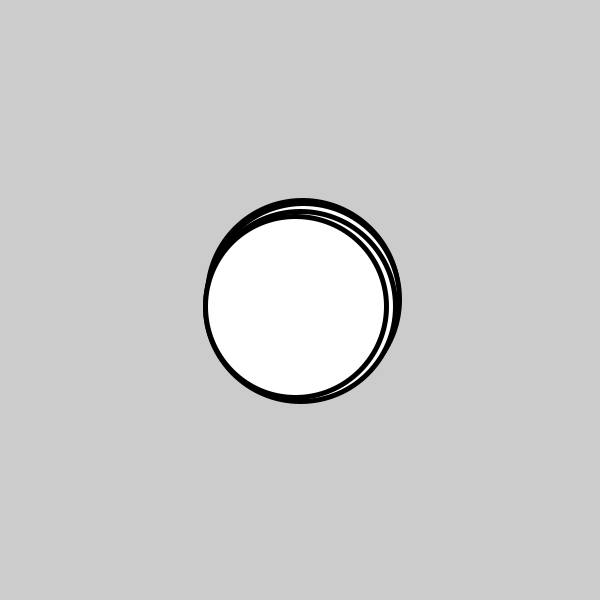
Frame 1 (no input)
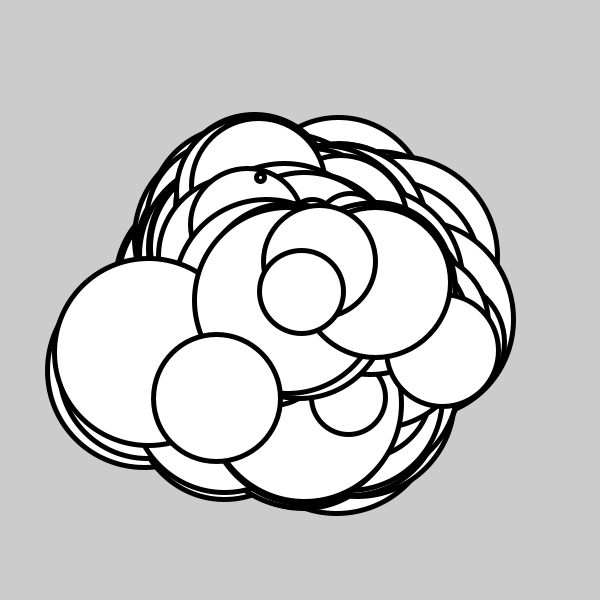
Frame 60 (the mouse pressed at the canvas centre just before this capture)
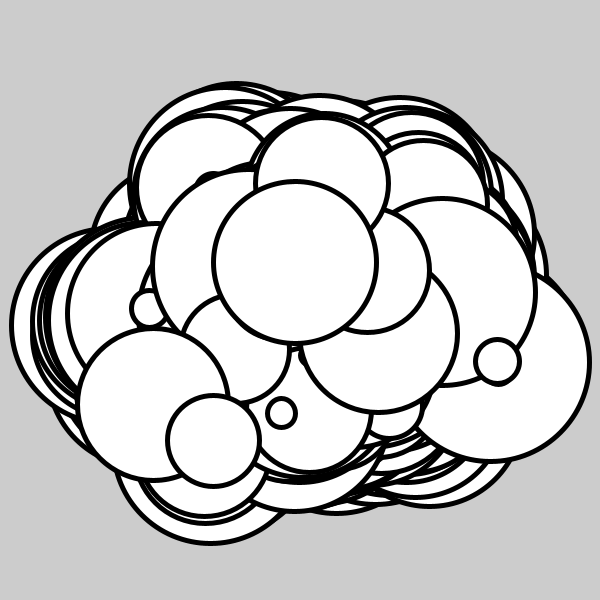
Frame 120 (the mouse held since frame 60 and released just before this capture)

The Processing sketch that drew these frames (run headless with seeded random() and noise(); from frame 60 on, the mouse is pressed at the canvas centre):

// Processing sketch: OOP_3
// ── OOP_3.pde
Mover[] myMover;
int n = 50;

void setup() {
  size(600, 600);
  myMover = new Mover[n];
  int i = 0;
  while (i < n) {
    myMover[i] = new Mover();
    i++;
  }
}

void draw() {
  int i = 0;
  while (i < n) {
    myMover[i].act();
    myMover[i].show();
    i++;
  }
}

class Mover {

  //instance avriables
  float x, y, s;

  //constructor
  Mover() {
    x = width/2;
    y = height/2;
  }

  // behavior functions
  void show() {
    stroke(0);
    fill(255);
    strokeWeight(5);
    circle(x,y,random(2,200));
  }

  void act() {
    x = x + random(-10, 10);
    y = y + random(-10, 10);
    
  }
}
